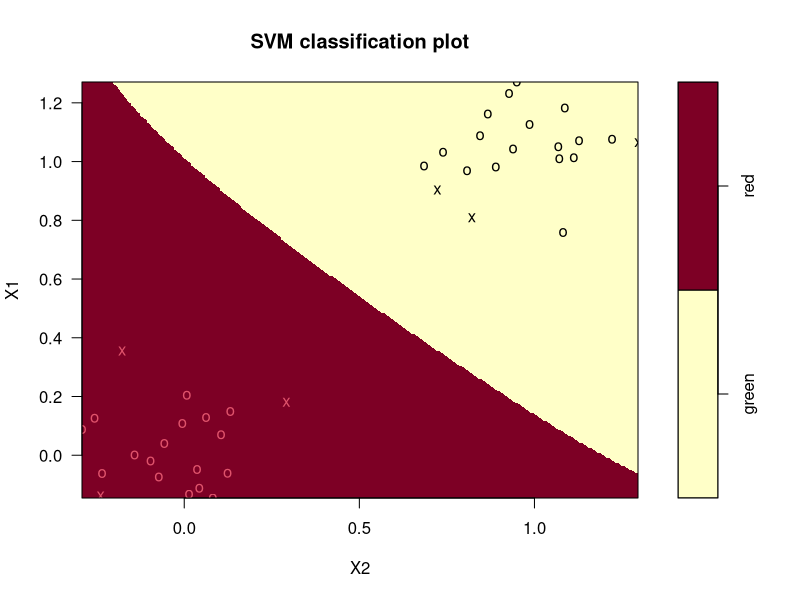

Generate this figure with R: (Note: this script raises an error after producing the figure.)
library(e1071)

data_train <- read.table("Lab 3/svmdata1.txt", sep = "\t", stringsAsFactors = TRUE)
data_test <- read.table("Lab 3/svmdata1test.txt", sep = "\t", stringsAsFactors = TRUE)

SVM <- svm(Color ~ ., data = data_train, type = "C-classification", cost = 1, kerner = "linear")
SVM

plot(SVM, data_train, grid = 250, symbolPallete = c("Green", "Red"))

n_row <- dim(data_test)[1]

res1_train <- predict(SVM, data_train)
result <- table(data_train$Color, res1_train)
accuracy <- tr(result) / n_row
accuracy

res1_test <- predict(SVM, data_test)
result <- table(data_test$Color, res1_test)
accuracy <- tr(result) / n_row
accuracy


